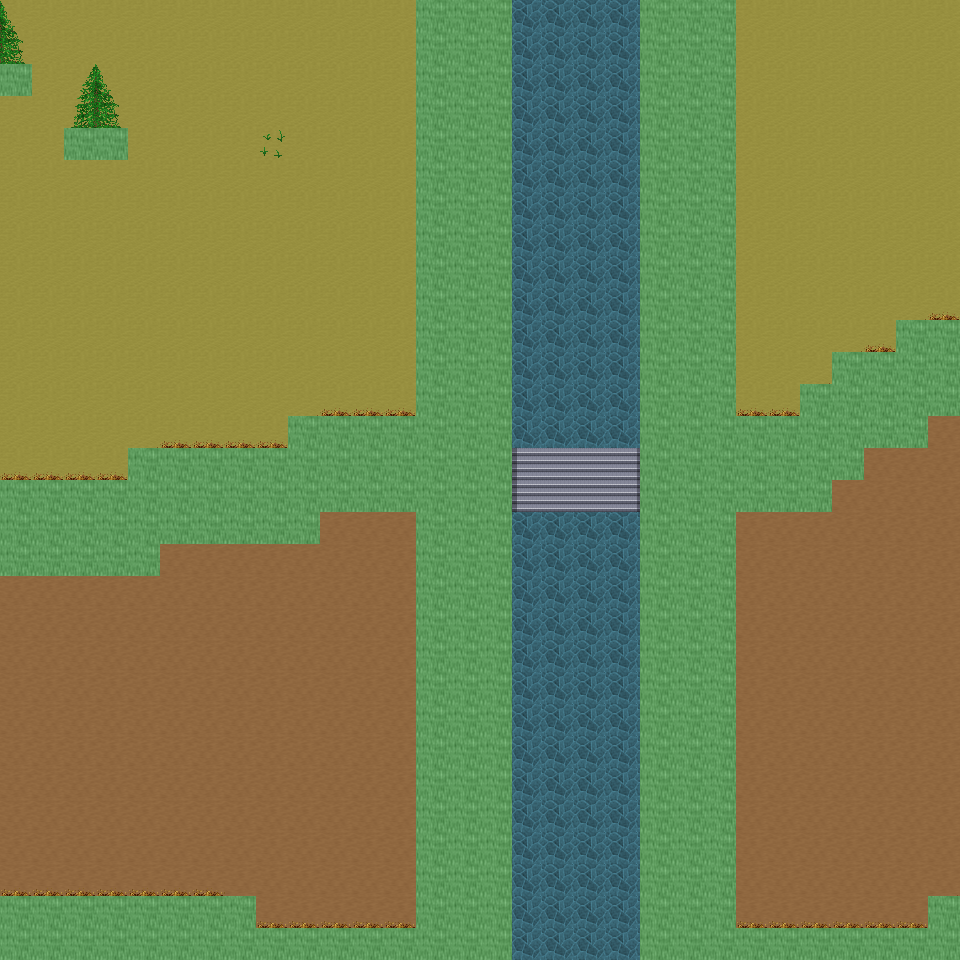

Rendered tile map (Tiled .tmx) drawn with the repository's tilesets; below, a short description and the map source with its tile grids summarised:
An orthogonal 30x30 tile map with 32x32 px tiles, 6 tile layers (Ground, Object, Object2, Above, ...), 26 tilesets and 9 objects (9x mapExit).

<map version="1.0" orientation="orthogonal" renderorder="right-down" width="30" height="30" tilewidth="32" tileheight="32" nextobjectid="10">
  <tileset firstgid="1" name="tileset_ground_ground" tilewidth="32" tileheight="32" tilecount="33" columns="3">
    <image source="../drawable/tileset_ground_ground.png" width="96" height="352" />
  </tileset>
  <tileset firstgid="34" name="tileset_building_castle" tilewidth="32" tileheight="32" tilecount="320" columns="20">
    <image source="../drawable/tileset_building_castle.png" width="640" height="512" />
  </tileset>
  <tileset firstgid="354" name="tileset_furniture_carpet_carpets_2" tilewidth="32" tileheight="32" tilecount="20" columns="4">
    <image source="../drawable/tileset_furniture_carpet_carpets_2.png" width="128" height="160" />
  </tileset>
  <tileset firstgid="374" name="tileset_ground_indoor_tiles" tilewidth="32" tileheight="32" tilecount="8" columns="2">
    <image source="../drawable/tileset_ground_indoor_tiles.png" width="64" height="128" />
  </tileset>
  <tileset firstgid="382" name="tileset_ground_water_pool" tilewidth="32" tileheight="32" tilecount="72" columns="3">
    <image source="../drawable/tileset_ground_water_pool.png" width="96" height="768" />
  </tileset>
  <tileset firstgid="454" name="tileset_ground_ridge_earth_dark" tilewidth="32" tileheight="32" tilecount="96" columns="12">
    <image source="../drawable/tileset_ground_ridge_earth_dark.png" width="384" height="256" />
  </tileset>
  <tileset firstgid="550" name="tileset_logic_collision" tilewidth="32" tileheight="32" tilecount="1" columns="1">
    <image source="../drawable/tileset_logic_collision.png" width="32" height="32" />
  </tileset>
  <tileset firstgid="551" name="tileset_building_wall_stone_grey" tilewidth="32" tileheight="32" tilecount="12" columns="3">
    <image source="../drawable/tileset_building_wall_stone_grey.png" width="96" height="128" />
  </tileset>
  <tileset firstgid="563" name="tileset_building_roof_green" tilewidth="32" tileheight="32" tilecount="20" columns="5">
    <image source="../drawable/tileset_building_roof_green.png" width="160" height="128" />
  </tileset>
  <tileset firstgid="583" name="tileset_ground_ladder_horizontal_dark" tilewidth="32" tileheight="32" tilecount="3" columns="1">
    <image source="../drawable/tileset_ground_ladder_horizontal_dark.png" width="32" height="96" />
  </tileset>
  <tileset firstgid="586" name="tileset_building_house_pink_blue" tilewidth="32" tileheight="32" tilecount="99" columns="11">
    <image source="../drawable/tileset_building_house_pink_blue.png" width="352" height="288" />
  </tileset>
  <tileset firstgid="685" name="tileset_ground_mossy_brick_paving" tilewidth="32" tileheight="32" tilecount="9" columns="3">
    <image source="../drawable/tileset_ground_mossy_brick_paving.png" width="96" height="96" />
  </tileset>
  <tileset firstgid="694" name="tileset_plant_tree_locust_tree" tilewidth="32" tileheight="32" tilecount="20" columns="4">
    <image source="../drawable/tileset_plant_tree_locust_tree.png" width="128" height="160" />
  </tileset>
  <tileset firstgid="714" name="tileset_plant_tree_spruce" tilewidth="32" tileheight="32" tilecount="6" columns="2">
    <image source="../drawable/tileset_plant_tree_spruce.png" width="64" height="96" />
  </tileset>
  <tileset firstgid="720" name="tileset_plant_flower_flowers_mixed" tilewidth="32" tileheight="32" tilecount="16" columns="4">
    <image source="../drawable/tileset_plant_flower_flowers_mixed.png" width="128" height="128" />
  </tileset>
  <tileset firstgid="736" name="tileset_ground_cobbled_paving" tilewidth="32" tileheight="32" tilecount="1" columns="1">
    <image source="../drawable/tileset_ground_cobbled_paving.png" width="32" height="32" />
  </tileset>
  <tileset firstgid="737" name="tileset_plant_flower_daisy_white" tilewidth="32" tileheight="32" tilecount="8" columns="2">
    <image source="../drawable/tileset_plant_flower_daisy_white.png" width="64" height="128" />
  </tileset>
  <tileset firstgid="745" name="tileset_item_postbox" tilewidth="32" tileheight="32" tilecount="4" columns="2">
    <image source="../drawable/tileset_item_postbox.png" width="64" height="64" />
  </tileset>
  <tileset firstgid="749" name="tileset_item_postbox_2" tilewidth="32" tileheight="32" tilecount="2" columns="1">
    <image source="../drawable/tileset_item_postbox_2.png" width="32" height="64" />
  </tileset>
  <tileset firstgid="751" name="tileset_furniture_table_tree_stump_table" tilewidth="32" tileheight="32" tilecount="4" columns="2">
    <image source="../drawable/tileset_furniture_table_tree_stump_table.png" width="64" height="64" />
  </tileset>
  <tileset firstgid="755" name="tileset_plant_stump_int_small_stump" tilewidth="32" tileheight="32" tilecount="1" columns="1">
    <image source="../drawable/tileset_plant_stump_int_small_stump.png" width="32" height="32" />
  </tileset>
  <tileset firstgid="756" name="tileset_plant_grasses" tilewidth="32" tileheight="32" tilecount="6" columns="3">
    <image source="../drawable/tileset_plant_grasses.png" width="96" height="64" />
  </tileset>
  <tileset firstgid="762" name="tileset_building_fence_wooden_brown_fence" tilewidth="32" tileheight="32" tilecount="42" columns="7">
    <image source="../drawable/tileset_building_fence_wooden_brown_fence.png" width="224" height="192" />
  </tileset>
  <tileset firstgid="804" name="tileset_ground_green_paving" tilewidth="32" tileheight="32" tilecount="18" columns="3">
    <image source="../drawable/tileset_ground_green_paving.png" width="96" height="192" />
  </tileset>
  <tileset firstgid="822" name="tileset_building_stone_ruins" tilewidth="32" tileheight="32" tilecount="72" columns="6">
    <image source="../drawable/tileset_building_stone_ruins.png" width="192" height="384" />
  </tileset>
  <tileset firstgid="894" name="tileset_logic_creature_insect" tilewidth="32" tileheight="32" tilecount="5" columns="5">
    <image source="../drawable/tileset_logic_creature_insect.png" width="160" height="32" />
  </tileset>
  <layer name="Ground" width="30" height="30">
    <data>[900 cells, 900 non-empty, 4 distinct tile ids]</data>
  </layer>
  <layer name="Object" width="30" height="30">
    <data>[900 cells, 326 non-empty, 24 distinct tile ids]</data>
  </layer>
  <layer name="Object2" width="30" height="30">
    <data>[900 cells, 12 non-empty, 2 distinct tile ids]</data>
  </layer>
  <layer name="Above" width="30" height="30">
    <data>[900 cells, 6 non-empty, 4 distinct tile ids]</data>
  </layer>
  <layer name="Above2" width="30" height="30">
    <data>[900 cells, 0 non-empty, 0 distinct tile ids]</data>
  </layer>
  <layer name="Walkable" width="30" height="30">
    <data>[900 cells, 277 non-empty, 1 distinct tile ids]</data>
  </layer>
  <objectgroup name="MapEvents">
    <object id="1" name="north" type="mapExit" x="0" y="0" width="416" height="32">
      <properties>
        <property name="map" value="level_0_x223_y10" />
        <property name="x" value="0" />
        <property name="y" value="28" />
      </properties>
    </object>
    <object id="2" name="north2" type="mapExit" x="512" y="0" width="128" height="32">
      <properties>
        <property name="map" value="level_0_x223_y10" />
        <property name="x" value="16" />
        <property name="y" value="28" />
      </properties>
    </object>
    <object id="3" name="north3" type="mapExit" x="736" y="0" width="224" height="32">
      <properties>
        <property name="map" value="level_0_x223_y10" />
        <property name="x" value="23" />
        <property name="y" value="28" />
      </properties>
    </object>
    </objectgroup>
</map>
<!-- 6 of 9 objects omitted -->
